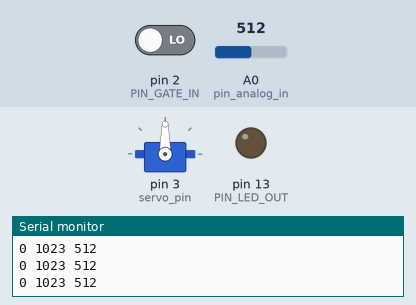
This sketch was run on a simulated Arduino Nano, built with avr-gcc and run on an emulated ATmega328P. Shown: servo, output pins drawn as LEDs (lit = HIGH), the last lines printed to the serial monitor. Inputs (shaded band) come from the test bench; at power-on: A0 (pin_analog_in) = 512, pin 2 (PIN_GATE_IN) LOW.

Above: at 6.2 s.
6.3 s: A0 (pin_analog_in) set to 534
7.8 s: A0 (pin_analog_in) set to 559
At 7.96 s:
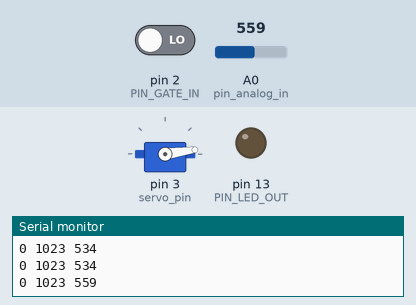
At 11.7 s:
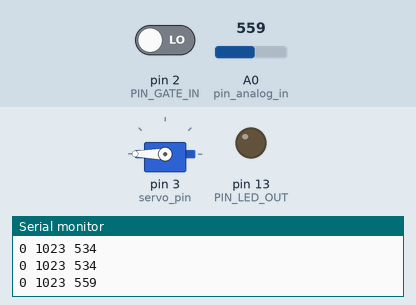
Timing chart, 0 to 13.2 s (numbered marks = the images above; inputs shaded):
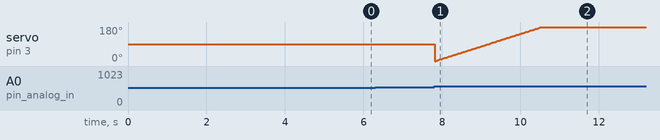

Measured:
- the behaviour switches between 550 and 551 on A0 (pin_analog_in) (found by bisection; images 0 and 1)

The sketch:

testmic.ino
```cpp
#include <Servo.h>


// Define hardware connections
#define PIN_GATE_IN 2
#define IRQ_GATE_IN 0

#define PIN_LED_OUT 13
#define PIN_ANALOG_IN A0
int pin_analog_in = A0;

// soundISR()
// This function is installed as an interrupt service routine for the pin
// change interrupt. When digital input 2 changes state, this routine
// is called.
// It queries the state of that pin, and sets the onboard LED to reflect that
// pin's state.

void soundISR() {
  int pin_val;
  //pin_val = digitalRead(PIN_GATE_IN);
  //digitalWrite(PIN_LED_OUT, pin_val);
}

Servo sswitch; //object for the smart switch servo
const uint8_t servo_pin = 3; //digital pin 2 on arduino nano for servo

void setup() {
Serial.begin(9600);
// Configure LED pin as output
pinMode(PIN_LED_OUT, OUTPUT);
// configure input to interrupt
pinMode(PIN_GATE_IN, INPUT);
attachInterrupt(IRQ_GATE_IN, soundISR, CHANGE);
sswitch.attach(servo_pin);
// Display status
//Serial.println("Initialized");
delay(5000);
}

void loop() {
int value;
// Check the envelope input
value = analogRead(pin_analog_in);
// Convert envelope value into a message
fix_axis();
Serial.println(value);
//Serial.print("Status: ");

  if(value > 550) {
    pin_analog_in = A1;
    //Serial.println("Quiet.");
    flick(true);
    delay(5000);
    pin_analog_in = A0;
  }

  value = 0;
// pause for 1 second
//delay(1000);
}

void flick(bool lstatus) {
  uint8_t pos = 0;
  for (pos = 0; pos <= 180; pos += 1) { // goes from 0 degrees to 180 degrees
    // in steps of 1 degree
    sswitch.write(pos);              // tell servo to go to position in variable 'pos'
    delay(15);                       // waits 15ms for the servo to reach the position
  }
  delay(5000);
}

void fix_axis() {
  Serial.print(0);
  Serial.print(" ");
  Serial.print(1023);
  Serial.print(" ");
}
```
